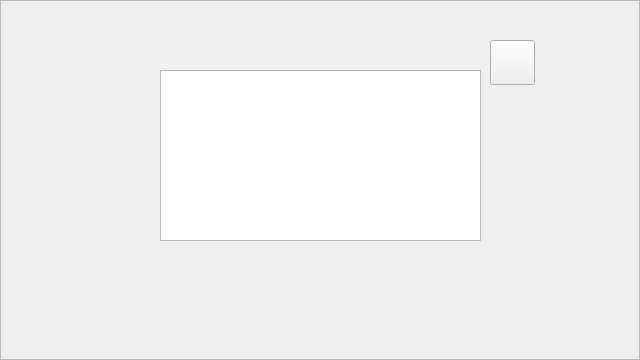
<?xml version="1.0" encoding="UTF-8"?>
<ui version="4.0">
 <class>HintFrame</class>
 <widget class="QFrame" name="HintFrame">
  <property name="geometry">
   <rect>
    <x>0</x>
    <y>0</y>
    <width>640</width>
    <height>360</height>
   </rect>
  </property>
  <property name="windowTitle">
   <string>Frame</string>
  </property>
  <property name="layoutDirection">
   <enum>Qt::RightToLeft</enum>
  </property>
  <property name="styleSheet">
   <string notr="true">border-image: url(:/image/images/backgrounds/HintScreen.png);</string>
  </property>
  <property name="frameShape">
   <enum>QFrame::StyledPanel</enum>
  </property>
  <property name="frameShadow">
   <enum>QFrame::Raised</enum>
  </property>
  <widget class="QTextBrowser" name="textBrowser">
   <property name="geometry">
    <rect>
     <x>160</x>
     <y>70</y>
     <width>321</width>
     <height>171</height>
    </rect>
   </property>
   <property name="font">
    <font>
     <pointsize>8</pointsize>
     <weight>75</weight>
     <bold>true</bold>
    </font>
   </property>
   <property name="styleSheet">
    <string notr="true">border-image: url(:/image/images/backgrounds/Background_Transparent.png);</string>
   </property>
  </widget>
  <widget class="QPushButton" name="pushBtn_Close">
   <property name="geometry">
    <rect>
     <x>490</x>
     <y>40</y>
     <width>45</width>
     <height>45</height>
    </rect>
   </property>
   <property name="minimumSize">
    <size>
     <width>35</width>
     <height>35</height>
    </size>
   </property>
   <property name="maximumSize">
    <size>
     <width>70</width>
     <height>70</height>
    </size>
   </property>
   <property name="styleSheet">
    <string notr="true">border-image: url(:/image/images/Main Btns/Normal Btns/CloseWindow.png);</string>
   </property>
   <property name="text">
    <string/>
   </property>
  </widget>
 </widget>
 <resources/>
 <connections>
  <connection>
   <sender>pushBtn_Close</sender>
   <signal>clicked()</signal>
   <receiver>HintFrame</receiver>
   <slot>close()</slot>
   <hints>
    <hint type="sourcelabel">
     <x>512</x>
     <y>62</y>
    </hint>
    <hint type="destinationlabel">
     <x>319</x>
     <y>179</y>
    </hint>
   </hints>
  </connection>
 </connections>
</ui>
